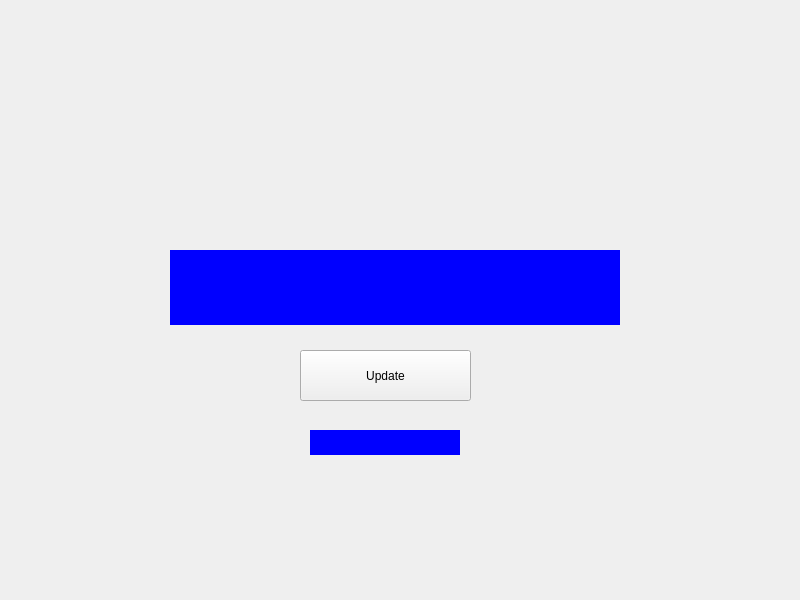
<?xml version="1.0" encoding="UTF-8"?>
<ui version="4.0">
 <class>MainWindow</class>
 <widget class="QMainWindow" name="MainWindow">
  <property name="geometry">
   <rect>
    <x>0</x>
    <y>0</y>
    <width>800</width>
    <height>600</height>
   </rect>
  </property>
  <property name="windowTitle">
   <string>MainWindow</string>
  </property>
  <widget class="QWidget" name="centralwidget">
   <widget class="QLabel" name="Player1Label">
    <property name="geometry">
     <rect>
      <x>310</x>
      <y>430</y>
      <width>150</width>
      <height>25</height>
     </rect>
    </property>
    <property name="styleSheet">
     <string notr="true">background-color: rgb(0, 0, 255);</string>
    </property>
    <property name="text">
     <string/>
    </property>
   </widget>
   <widget class="QLabel" name="canvas">
    <property name="geometry">
     <rect>
      <x>170</x>
      <y>250</y>
      <width>450</width>
      <height>75</height>
     </rect>
    </property>
    <property name="styleSheet">
     <string notr="true">background-color: rgb(0, 0, 255);</string>
    </property>
    <property name="text">
     <string/>
    </property>
   </widget>
   <widget class="QPushButton" name="Update">
    <property name="geometry">
     <rect>
      <x>300</x>
      <y>350</y>
      <width>171</width>
      <height>51</height>
     </rect>
    </property>
    <property name="text">
     <string>Update</string>
    </property>
   </widget>
  </widget>
 </widget>
 <resources/>
 <connections/>
</ui>
